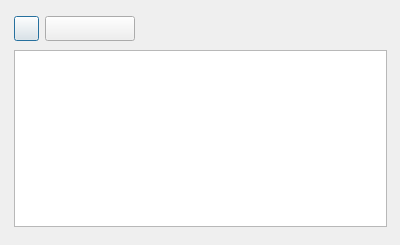
<?xml version="1.0" encoding="UTF-8"?>
<ui version="4.0">
 <class>Dialog</class>
 <widget class="QDialog" name="Dialog">
  <property name="geometry">
   <rect>
    <x>0</x>
    <y>0</y>
    <width>400</width>
    <height>245</height>
   </rect>
  </property>
  <property name="minimumSize">
   <size>
    <width>400</width>
    <height>245</height>
   </size>
  </property>
  <property name="maximumSize">
   <size>
    <width>16777215</width>
    <height>245</height>
   </size>
  </property>
  <property name="windowTitle">
   <string>Show Prefixes</string>
  </property>
  <widget class="QWidget" name="container_widget" native="true">
   <property name="geometry">
    <rect>
     <x>5</x>
     <y>5</y>
     <width>391</width>
     <height>231</height>
    </rect>
   </property>
   <layout class="QVBoxLayout" name="verticalLayout">
    <property name="spacing">
     <number>6</number>
    </property>
    <property name="leftMargin">
     <number>9</number>
    </property>
    <property name="topMargin">
     <number>9</number>
    </property>
    <property name="rightMargin">
     <number>9</number>
    </property>
    <property name="bottomMargin">
     <number>9</number>
    </property>
    <item>
     <widget class="QWidget" name="horizontalWidget" native="true">
      <property name="minimumSize">
       <size>
        <width>0</width>
        <height>30</height>
       </size>
      </property>
      <property name="maximumSize">
       <size>
        <width>16777215</width>
        <height>30</height>
       </size>
      </property>
      <layout class="QHBoxLayout" name="horizontalLayout">
       <property name="leftMargin">
        <number>0</number>
       </property>
       <property name="topMargin">
        <number>0</number>
       </property>
       <property name="rightMargin">
        <number>0</number>
       </property>
       <property name="bottomMargin">
        <number>0</number>
       </property>
       <item>
        <widget class="QPushButton" name="add_prefix_button">
         <property name="minimumSize">
          <size>
           <width>25</width>
           <height>25</height>
          </size>
         </property>
         <property name="maximumSize">
          <size>
           <width>25</width>
           <height>25</height>
          </size>
         </property>
         <property name="toolTip">
          <string>Add new prefix</string>
         </property>
         <property name="text">
          <string/>
         </property>
         <property name="icon">
          <iconset resource="resources.qrc">
           <normaloff>:/plugins/sc_qgis/add.png</normaloff>:/plugins/sc_qgis/add.png</iconset>
         </property>
        </widget>
       </item>
       <item>
        <widget class="QPushButton" name="prefixes_button">
         <property name="minimumSize">
          <size>
           <width>90</width>
           <height>25</height>
          </size>
         </property>
         <property name="maximumSize">
          <size>
           <width>16777215</width>
           <height>25</height>
          </size>
         </property>
         <property name="toolTip">
          <string>Show prefixes from all connections</string>
         </property>
         <property name="text">
          <string/>
         </property>
         <property name="icon">
          <iconset resource="resources.qrc">
           <normaloff>:/plugins/sc_qgis/prefixes.png</normaloff>:/plugins/sc_qgis/prefixes.png</iconset>
         </property>
         <property name="iconSize">
          <size>
           <width>71</width>
           <height>15</height>
          </size>
         </property>
        </widget>
       </item>
       <item>
        <spacer name="horizontalSpacer">
         <property name="orientation">
          <enum>Qt::Horizontal</enum>
         </property>
         <property name="sizeHint" stdset="0">
          <size>
           <width>40</width>
           <height>20</height>
          </size>
         </property>
        </spacer>
       </item>
      </layout>
     </widget>
    </item>
    <item>
     <widget class="QTreeWidget" name="prefix_tree">
      <property name="indentation">
       <number>5</number>
      </property>
      <attribute name="headerVisible">
       <bool>false</bool>
      </attribute>
      <column>
       <property name="text">
        <string notr="true">1</string>
       </property>
      </column>
     </widget>
    </item>
   </layout>
  </widget>
 </widget>
 <tabstops>
  <tabstop>add_prefix_button</tabstop>
  <tabstop>prefix_tree</tabstop>
 </tabstops>
 <resources>
  <include location="resources.qrc"/>
 </resources>
 <connections/>
</ui>
